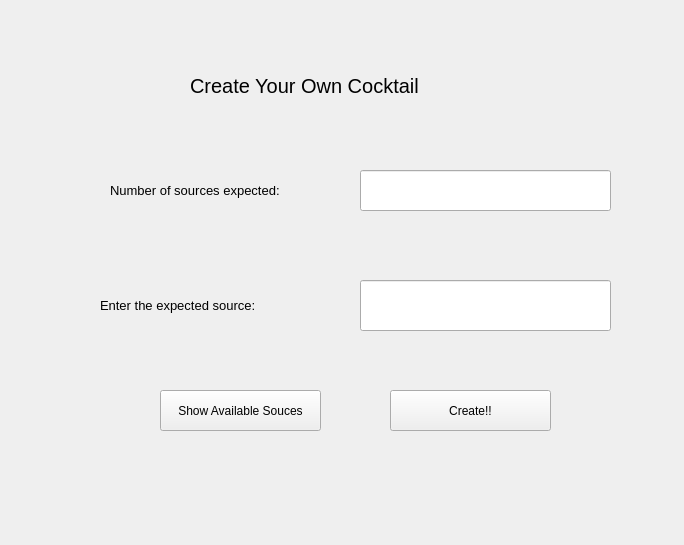
<?xml version="1.0" encoding="UTF-8"?>
<ui version="4.0">
 <class>Form</class>
 <widget class="QWidget" name="Form">
  <property name="geometry">
   <rect>
    <x>0</x>
    <y>0</y>
    <width>684</width>
    <height>545</height>
   </rect>
  </property>
  <property name="windowTitle">
   <string>Form</string>
  </property>
  <widget class="QLabel" name="label">
   <property name="geometry">
    <rect>
     <x>110</x>
     <y>160</y>
     <width>251</width>
     <height>61</height>
    </rect>
   </property>
   <property name="font">
    <font>
     <pointsize>10</pointsize>
    </font>
   </property>
   <property name="text">
    <string>Number of sources expected:</string>
   </property>
  </widget>
  <widget class="QLineEdit" name="num_src">
   <property name="geometry">
    <rect>
     <x>360</x>
     <y>170</y>
     <width>251</width>
     <height>41</height>
    </rect>
   </property>
  </widget>
  <widget class="QLabel" name="label_2">
   <property name="geometry">
    <rect>
     <x>100</x>
     <y>280</y>
     <width>231</width>
     <height>51</height>
    </rect>
   </property>
   <property name="font">
    <font>
     <pointsize>10</pointsize>
     <kerning>false</kerning>
    </font>
   </property>
   <property name="text">
    <string>Enter the expected source:</string>
   </property>
  </widget>
  <widget class="QLineEdit" name="sources">
   <property name="geometry">
    <rect>
     <x>360</x>
     <y>280</y>
     <width>251</width>
     <height>51</height>
    </rect>
   </property>
  </widget>
  <widget class="QLabel" name="label_3">
   <property name="geometry">
    <rect>
     <x>190</x>
     <y>60</y>
     <width>301</width>
     <height>51</height>
    </rect>
   </property>
   <property name="font">
    <font>
     <pointsize>15</pointsize>
    </font>
   </property>
   <property name="text">
    <string>Create Your Own Cocktail</string>
   </property>
  </widget>
  <widget class="QPushButton" name="show_source">
   <property name="geometry">
    <rect>
     <x>160</x>
     <y>390</y>
     <width>161</width>
     <height>41</height>
    </rect>
   </property>
   <property name="text">
    <string>Show Available Souces</string>
   </property>
  </widget>
  <widget class="QPushButton" name="create_btn">
   <property name="geometry">
    <rect>
     <x>390</x>
     <y>390</y>
     <width>161</width>
     <height>41</height>
    </rect>
   </property>
   <property name="text">
    <string>Create!!</string>
   </property>
  </widget>
 </widget>
 <resources/>
 <connections/>
</ui>
